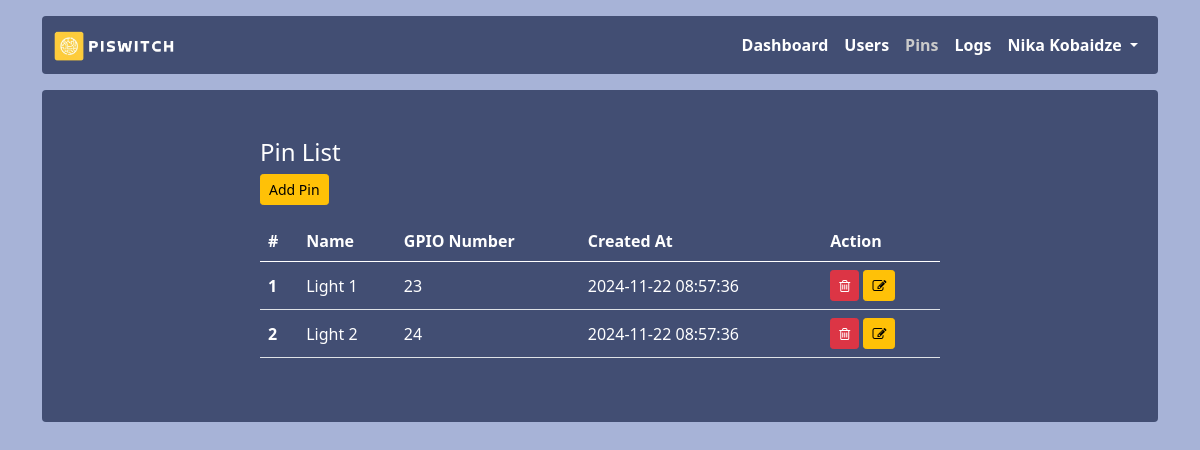
The page /pins (signed in) on the database its author committed.
### app.py (models this page shows, shortened)
class Pins(db.Model):
    id = db.Column(db.Integer, primary_key = True)
    gpio = db.Column(db.Integer)
    name = db.Column(db.String(255))
    created_at = db.Column(db.DateTime, default=datetime.utcnow())

### app.py (the view)
@app.route('/pins')
@login_required
@check_admin
def pins():
    pins = Pins.query.all()
    return render_template('pins/pins.html', pins=pins)

### app.py (called while the page is built)
def login_required(f):
    @wraps(f)
    def decorated_function(*args, **kwargs):
        if session.get("user_id") is None:
            return redirect("/login")
        return f(*args, **kwargs)
    return decorated_function

def check_admin(f):
    @wraps(f)
    def decorated_function(*args, **kwargs):
        if session.get("role") != 'admin':
            return redirect("/")
        return f(*args, **kwargs)
    return decorated_function

### templates/pins/pins.html (shortened to what this page needs)
{% extends 'layout.html' %}
{% block content %}
<h4>Pin List</h4>
<a href="{{ url_for('add_pin') }}" class="btn btn-warning btn-sm">Add Pin</a>
<table class="table mt-3">
    <thead>
        <tr>
            <th scope="col">#</th>
            <th scope="col">Name</th>
            <th scope="col">GPIO Number</th>
            <th scope="col">Created At</th>
            <th scope="col">Action</th>
        </tr>
    </thead>
    <tbody>
        {% for pin in pins %}
            <tr>
                <th scope="row">{{ pin.id}}</th>
                <td>{{ pin.name }}</td>
                <td>{{ pin.gpio }}</td>
                <td>{{ pin.created_at.strftime("%Y-%m-%d %H:%M:%S") }}</td>
                <td>
                    <button type="button" id="{{pin.id}}" onclick="getId(this)" class="btn btn-sm btn-danger del-btn" data-bs-toggle="modal" data-bs-target="#delete-pin">
                        <i class="fa fa-trash-o" aria-hidden="true"></i>
                    </button>
                    <a href="{{ url_for('edit_pin', id=pin.id) }}" class="btn btn-sm btn-warning">
                        <i class="fa fa-edit" aria-hidden="true"></i>
                    </a>
                </td>
            </tr>
        {% endfor %}
    </tbody>
</table>
{% endblock %}

### static/css/style.css (style rules this page uses)
body { background-color: #a7b3d7; color: #fff !important; }
.table { color: #fff !important; }
.table>tbody>tr>th, .table>tbody>tr>td { vertical-align: middle; }

### rows shown on the page
Pins: id "1", name "Light 1", gpio "23", created_at "2024-11-22 08:57:36"
Pins: id "2", name "Light 2", gpio "24", created_at "2024-11-22 08:57:36"

### other values the page prints
{{ session.name }} "Nika Kobaidze"
